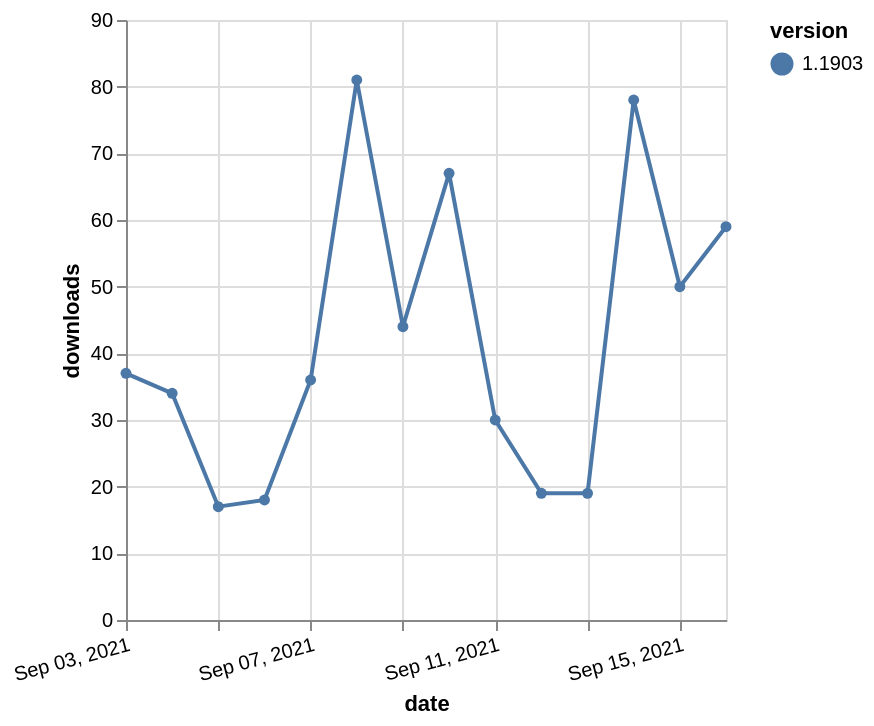

Specify this chart in Vega-Lite:
### Vega-Lite specification from a JSON file in a GitHub repository (floating-point values rounded to 4 significant figures)
{"$schema": "https://vega.github.io/schema/vega-lite/v5.json", "description": "A simple bar chart with embedded data.", "data": {"values": [{"date": "2021-09-03", "total": 69340, "delta": 37, "version": "1.1903"}, {"date": "2021-09-04", "total": 69374, "delta": 34, "version": "1.1903"}, {"date": "2021-09-05", "total": 69391, "delta": 17, "version": "1.1903"}, {"date": "2021-09-06", "total": 69409, "delta": 18, "version": "1.1903"}, {"date": "2021-09-07", "total": 69445, "delta": 36, "version": "1.1903"}, {"date": "2021-09-08", "total": 69526, "delta": 81, "version": "1.1903"}, {"date": "2021-09-09", "total": 69570, "delta": 44, "version": "1.1903"}, {"date": "2021-09-10", "total": 69637, "delta": 67, "version": "1.1903"}, {"date": "2021-09-11", "total": 69667, "delta": 30, "version": "1.1903"}, {"date": "2021-09-12", "total": 69686, "delta": 19, "version": "1.1903"}, {"date": "2021-09-13", "total": 69705, "delta": 19, "version": "1.1903"}, {"date": "2021-09-14", "total": 69783, "delta": 78, "version": "1.1903"}, {"date": "2021-09-15", "total": 69833, "delta": 50, "version": "1.1903"}, {"date": "2021-09-16", "total": 69892, "delta": 59, "version": "1.1903"}]}, "width": "container", "mark": {"type": "line", "point": {"filled": true}}, "encoding": {"x": {"field": "date", "type": "temporal", "timeUnit": "yearmonthdate", "title": "date", "axis": {"labelAngle": -15}}, "y": {"field": "delta", "type": "quantitative", "title": "downloads"}, "color": {"field": "version", "type": "nominal"}, "tooltip": {"field": "delta"}}}
